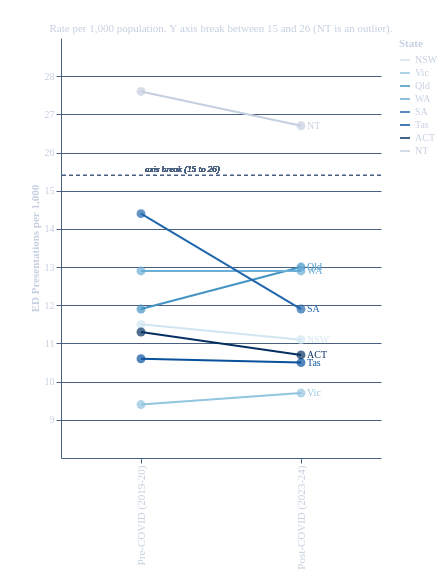

Express this chart as Vega-Lite.
### Vega-Lite specification from a JSON file in a GitHub repository (floating-point values rounded to 4 significant figures)
{"$schema": "https://vega.github.io/schema/vega-lite/v6.json", "title": {"text": "ED Mental Health Presentation Rates: Pre vs Post COVID by State", "fontSize": 15, "fontWeight": "bold", "font": "Times New Roman", "anchor": "middle", "color": "#ffffff", "subtitle": "Rate per 1,000 population. Y axis break between 15 and 26 (NT is an outlier).", "subtitleColor": "#c5cfe0", "subtitleFont": "Times New Roman", "subtitleFontSize": 11}, "width": 320, "height": 420, "background": "transparent", "data": {"values": [{"state": "NSW", "period": "Pre-COVID (2019-20)", "rate": 11.5, "display_rate": 11.5}, {"state": "NSW", "period": "Post-COVID (2023-24)", "rate": 11.1, "display_rate": 11.1}, {"state": "Vic", "period": "Pre-COVID (2019-20)", "rate": 9.4, "display_rate": 9.4}, {"state": "Vic", "period": "Post-COVID (2023-24)", "rate": 9.7, "display_rate": 9.7}, {"state": "Qld", "period": "Pre-COVID (2019-20)", "rate": 11.9, "display_rate": 11.9}, {"state": "Qld", "period": "Post-COVID (2023-24)", "rate": 13.0, "display_rate": 13.0}, {"state": "WA", "period": "Pre-COVID (2019-20)", "rate": 12.9, "display_rate": 12.9}, {"state": "WA", "period": "Post-COVID (2023-24)", "rate": 12.9, "display_rate": 12.9}, {"state": "SA", "period": "Pre-COVID (2019-20)", "rate": 14.4, "display_rate": 14.4}, {"state": "SA", "period": "Post-COVID (2023-24)", "rate": 11.9, "display_rate": 11.9}, {"state": "Tas", "period": "Pre-COVID (2019-20)", "rate": 10.6, "display_rate": 10.6}, {"state": "Tas", "period": "Post-COVID (2023-24)", "rate": 10.5, "display_rate": 10.5}, {"state": "ACT", "period": "Pre-COVID (2019-20)", "rate": 11.3, "display_rate": 11.3}, {"state": "ACT", "period": "Post-COVID (2023-24)", "rate": 10.7, "display_rate": 10.7}, {"state": "NT", "period": "Pre-COVID (2019-20)", "rate": 27.6, "display_rate": 17.6}, {"state": "NT", "period": "Post-COVID (2023-24)", "rate": 26.7, "display_rate": 16.7}]}, "layer": [{"mark": {"type": "line", "strokeWidth": 2}, "encoding": {"x": {"field": "period", "type": "ordinal", "sort": ["Pre-COVID (2019-20)", "Post-COVID (2023-24)"], "title": null, "axis": {"labelColor": "#c5cfe0", "titleColor": "#c5cfe0", "gridColor": "#4a6080", "tickColor": "#4a6080", "domainColor": "#4a6080", "labelFont": "Times New Roman", "titleFont": "Times New Roman", "labelFontSize": 11}}, "y": {"field": "display_rate", "type": "quantitative", "title": "ED Presentations per 1,000", "scale": {"domain": [8.5, 18.5]}, "axis": {"labelColor": "#c5cfe0", "titleColor": "#c5cfe0", "gridColor": "#4a6080", "tickColor": "#4a6080", "domainColor": "#4a6080", "labelFont": "Times New Roman", "titleFont": "Times New Roman", "values": [9, 10, 11, 12, 13, 14, 15, 16, 17, 18], "labelExpr": "datum.value === 9 ? '9' : datum.value === 10 ? '10' : datum.value === 11 ? '11' : datum.value === 12 ? '12' : datum.value === 13 ? '13' : datum.value === 14 ? '14' : datum.value === 15 ? '15' : datum.value === 16 ? '26' : datum.value === 17 ? '27' : datum.value === 18 ? '28' : ''"}}, "color": {"field": "state", "type": "nominal", "scale": {"domain": ["NSW", "Vic", "Qld", "WA", "SA", "Tas", "ACT", "NT"], "range": ["#d1e5f0", "#92c5de", "#4393c3", "#6baed6", "#2166ac", "#08519c", "#053061", "#c5cfe0"]}, "title": "State", "legend": {"titleFont": "Times New Roman", "labelFont": "Times New Roman", "titleColor": "#c5cfe0", "labelColor": "#c5cfe0"}}, "detail": {"field": "state", "type": "nominal"}, "tooltip": [{"field": "state", "type": "nominal", "title": "State"}, {"field": "period", "type": "ordinal", "title": "Period"}, {"field": "rate", "type": "quantitative", "title": "Rate per 1,000"}]}}, {"mark": {"type": "point", "filled": true, "size": 80}, "encoding": {"x": {"field": "period", "type": "ordinal", "sort": ["Pre-COVID (2019-20)", "Post-COVID (2023-24)"]}, "y": {"field": "display_rate", "type": "quantitative", "scale": {"domain": [8.5, 18.5]}}, "color": {"field": "state", "type": "nominal", "scale": {"domain": ["NSW", "Vic", "Qld", "WA", "SA", "Tas", "ACT", "NT"], "range": ["#d1e5f0", "#92c5de", "#4393c3", "#6baed6", "#2166ac", "#08519c", "#053061", "#c5cfe0"]}, "legend": null}, "tooltip": [{"field": "state", "type": "nominal", "title": "State"}, {"field": "period", "type": "ordinal", "title": "Period"}, {"field": "rate", "type": "quantitative", "title": "Rate per 1,000"}]}}, {"mark": {"type": "text", "align": "left", "dx": 6, "font": "Times New Roman", "fontSize": 10}, "transform": [{"filter": "datum.period === 'Post-COVID (2023-24)'"}], "encoding": {"x": {"field": "period", "type": "ordinal", "sort": ["Pre-COVID (2019-20)", "Post-COVID (2023-24)"]}, "y": {"field": "display_rate", "type": "quantitative", "scale": {"domain": [8.5, 18.5]}}, "text": {"field": "state", "type": "nominal"}, "color": {"field": "state", "type": "nominal", "scale": {"domain": ["NSW", "Vic", "Qld", "WA", "SA", "Tas", "ACT", "NT"], "range": ["#d1e5f0", "#92c5de", "#4393c3", "#6baed6", "#2166ac", "#08519c", "#053061", "#c5cfe0"]}, "legend": null}}}, {"mark": {"type": "rule", "color": "#4a6080", "strokeDash": [4, 3], "strokeWidth": 1}, "encoding": {"y": {"datum": 15.4}}}, {"mark": {"type": "text", "align": "left", "dx": 4, "dy": -6, "font": "Times New Roman", "fontSize": 9, "color": "#4a6080", "fontStyle": "italic"}, "encoding": {"x": {"datum": "Pre-COVID (2019-20)"}, "y": {"datum": 15.4}, "text": {"value": "axis break (15 to 26)"}}}], "config": {"background": "transparent", "view": {"stroke": null}, "axis": {"labelColor": "#c5cfe0", "titleColor": "#c5cfe0", "gridColor": "#4a6080", "tickColor": "#4a6080", "domainColor": "#4a6080", "labelFont": "Times New Roman", "titleFont": "Times New Roman"}, "legend": {"labelColor": "#c5cfe0", "titleColor": "#c5cfe0", "labelFont": "Times New Roman", "titleFont": "Times New Roman"}, "title": {"color": "#ffffff", "font": "Times New Roman"}}}
